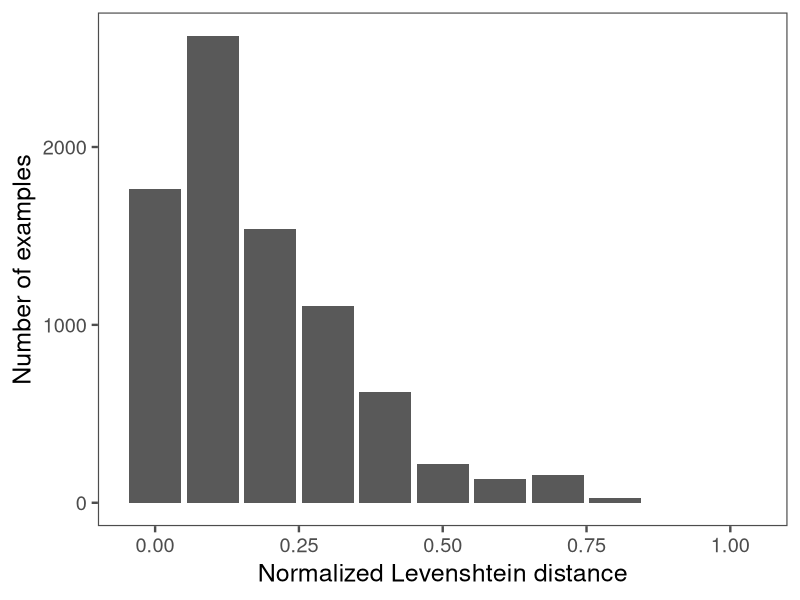
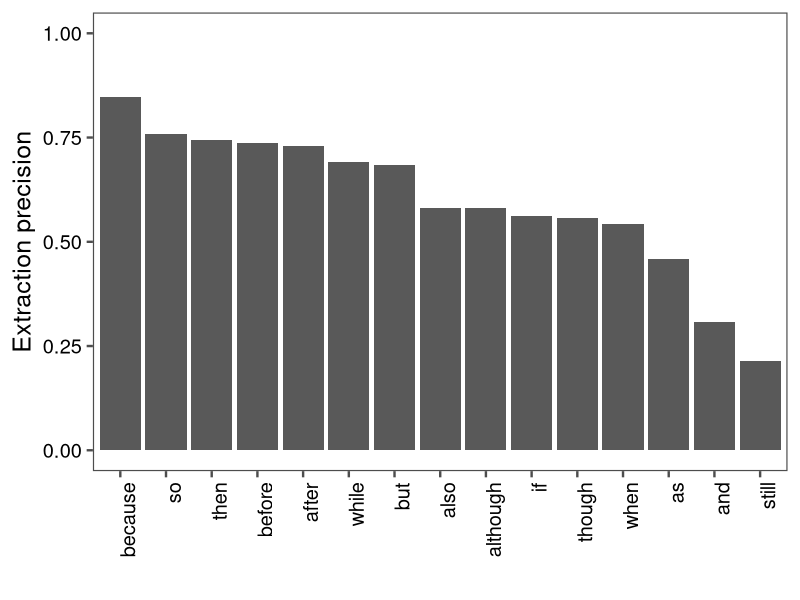
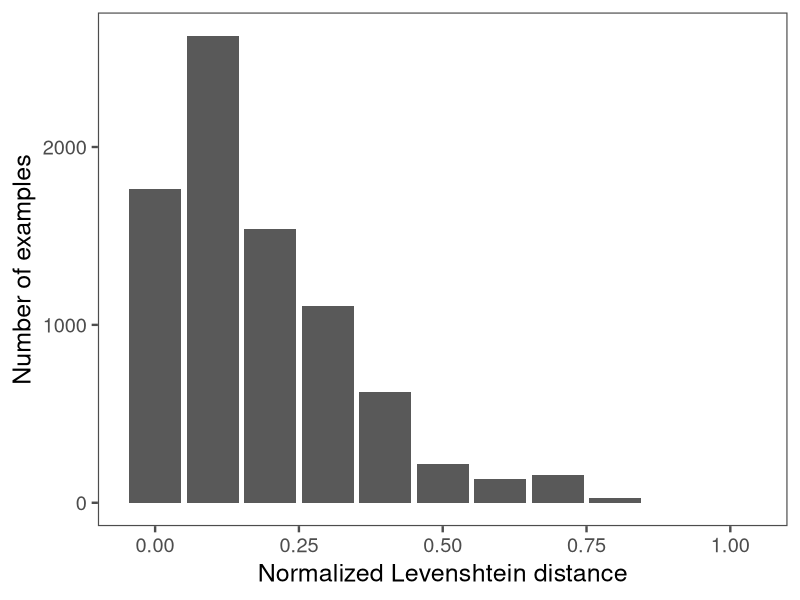
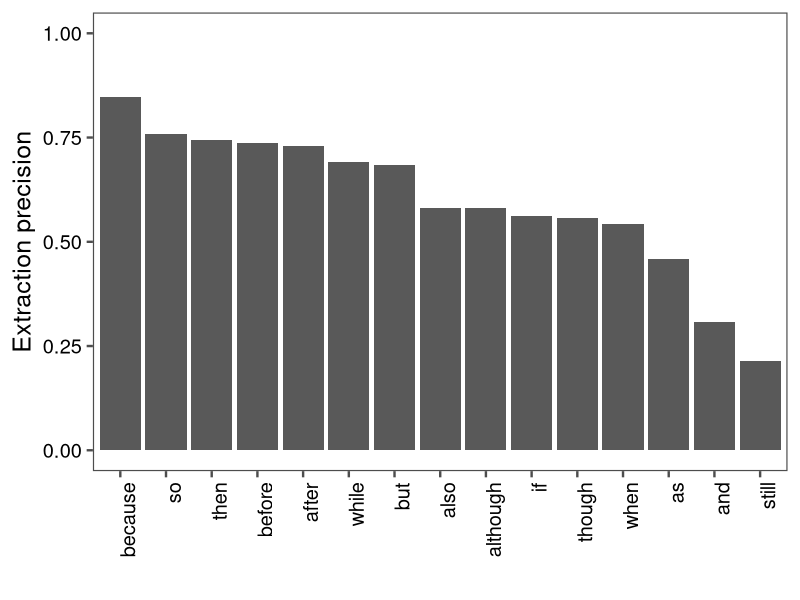

R code for these plots, in order:
library(tidyverse)
library(ggthemes)
y = c(1765, 2625, 1539, 1107, 622, 217, 131, 156, 28, 0, 0)
x = c(0.0, 0.1, 0.2, 0.3, 0.4, 0.5, 0.6, 0.7, 0.8, 0.9, 1.0)
ggplot(NULL, aes(x=x, y=y)) +
  geom_bar(stat="identity") +
  ylab('Number of examples') +
  xlab('Normalized Levenshtein distance') +
  theme(axis.text.y = element_text(colour="black")) +
  theme(axis.text.x = element_text(colour="black")) +
  theme_few(18)
ggsave("distance-distributions.pdf", width=8, height=6)

y = c(0.15395683, 0.24175824, 0.25625   , 0.26356589, 0.27126437,
          0.30872483, 0.31632319, 0.41912293, 0.41841004, 0.43892751,
          0.44396552, 0.45833333, 0.54144241, 0.69267364, 0.78498294)
x = levels=c('because','so','then','before',
             'after',
             'while',
             'but',
             'also',
             'although',
             'if',
             'though',
             'when',
             'as',
             'and',
             'still')
x = factor(x, levels=x)
ggplot(NULL, aes(x=x, y=1-y)) +
  geom_bar(stat="identity") +
  theme_few(18) +
  xlab("") +
  ylab("Extraction precision") +
  theme(axis.text.y = element_text(colour="black")) +
  theme(axis.text.x = element_text(colour="black")) +
  theme(axis.text.x = element_text(angle = 90, hjust = 1)) +
  ylim(0,1)
ggsave("extraction-error-rate.pdf", width=8, height=6)